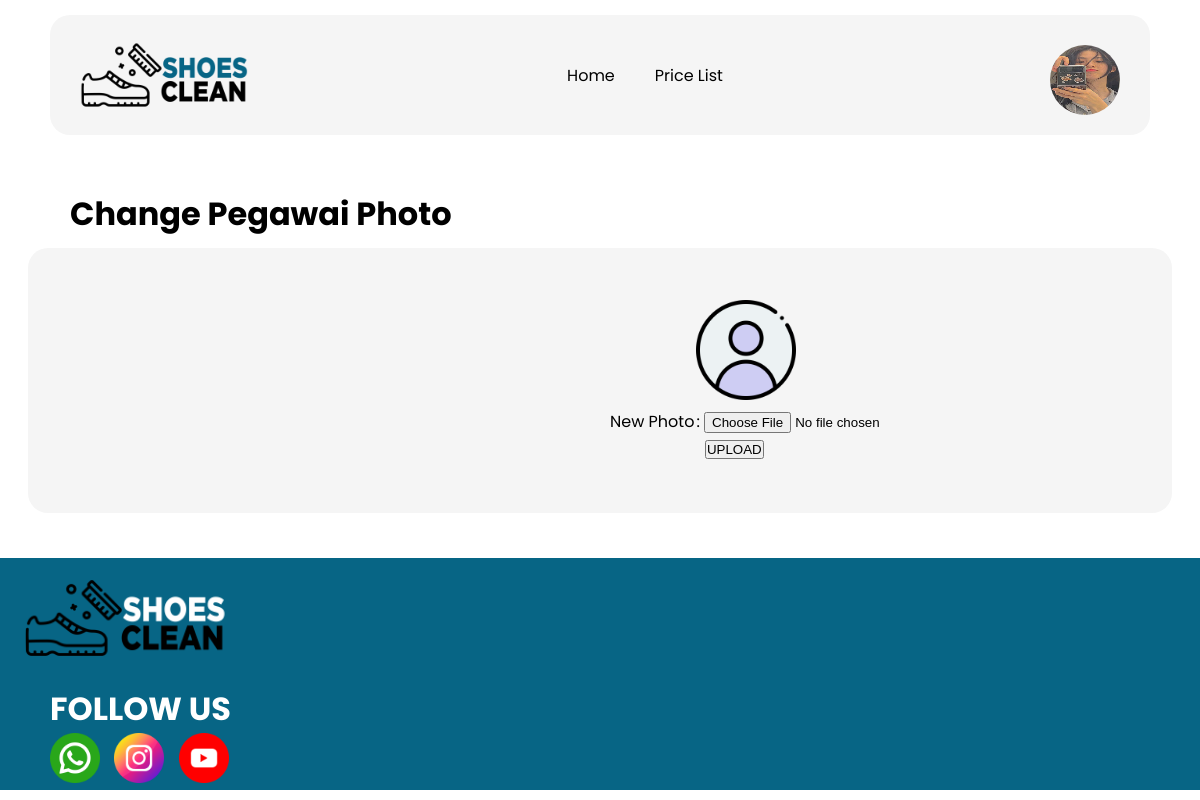
Screenshot of /photo_pegawai.php?id=12 (signed in) with the database file from the repository.
### tables this page shows
CREATE TABLE `user` (
  `userid` int(50) NOT NULL,
  `username` varchar(100) NOT NULL,
  `password_user` varchar(255) NOT NULL,
  `usertype` varchar(50) NOT NULL,
  `fullname` varchar(100) NOT NULL,
  `userphoto` varchar(225) NOT NULL DEFAULT 'default.png'
);

CREATE TABLE `pegawai` (
  `id_pegawai` int(50) NOT NULL,
  `nama_pegawai` varchar(100) NOT NULL,
  `gender_pegawai` varchar(100) NOT NULL,
  `alamat_pegawai` varchar(200) NOT NULL,
  `phone_pegawai` varchar(150) NOT NULL,
  `photo_pegawai` varchar(225) NOT NULL DEFAULT 'default.png'
);

### photo_pegawai.php (the view, shortened to what this page needs)
<!DOCTYPE html>
<html lang="en">
<head>
    <link rel="stylesheet" href="css/style.css">
</head>
<body>
    <div class="container">
        <div class="header">
            <div class="navbar">
                    <img class="logo" src="assets/logo.png">
                    <ul>
                        <li class="list"><a href="index.php">Home</a></li>
                        <li class="list"><a href="pricelist.php">Price List</a></li>
                    </ul>
                    <?php
                    include "connection.php";
                    $query = "SELECT * FROM user WHERE userid= '$_SESSION[userid]'";
                    $user = mysqli_query($db_connection, $query);
                    $data = mysqli_fetch_assoc($user);
                    ?>
                    <a href="change_photo.php">
                        <img class="profile" src="upload/user/<?= $data['userphoto']; ?>">
                    </a>
            </div>
        </div>
        <div class="content">
            <br>
            <h1 class="title">Change Pegawai Photo</h1>
            <div class="container-card">
            <br>
            <?php
            include "connection.php";
            $query="SELECT * FROM pegawai WHERE id_pegawai ='$_GET[id]'";
            $pet=mysqli_query($db_connection,$query);
            $data=mysqli_fetch_assoc($pet);
            ?>
            <form method="post" action="upload_pegawai.php" enctype="multipart/form-data">
                <table>
                    <tr>
                        <td></td>
                        <td><img src="upload/pegawai/<?=$data['photo_pegawai']?>" width="100" height="100"></td>
                    </tr>
                    <tr>
                        <td>New Photo</td>
                        <td>: <input type="file" name="new_photo" required /></td>
                    </tr>
                    <tr>
                        <td>&nbsp;</td>
                        <td>&nbsp;
                        <input type="submit" name="upload" value="UPLOAD" />
                        </td>
                    </tr>
                </table>
            </form>
            </div>
        <br>
        </div>
    </div>
    <footer>
            <img class="logo-footer" src="assets/logo2.png">
        <div class="follow">
            <h1>FOLLOW US</h1>
            <div class="sosmed">
                <img src="assets/whatsapp (1).png" class="img-footer">
                <img src="assets/instagram.png" class="img-footer">
                <img src="assets/youtube (1).png" class="img-footer">
            </div>
        </div>
    </footer>
</body>
</html>

### css/style.css (style rules this page uses)
* { margin: 0; padding: 0; }
html { font-family: 'Poppins', sans-serif; }
.container { width: 100%; height: 100%; }
.header { position: sticky; width: 100%; padding-top: 15px; justify-content: center; }
.navbar { padding: 10px; display: flex; justify-content: space-evenly; top: 50px; width: 90%; height: 100px; margin: auto; border-radius: 20px; background-color: #f5f5f5; }
.navbar ul { display: flex; width: 100%; height: 100%; object-fit: cover; justify-content: center; align-items: center; border-radius: 10px; }
.navbar .list { font-family: 'Poppins'; text-decoration: none; list-style-type: none; transition-delay: .1s; border-radius: 10px; transition: .5s ease-in-out; }
.navbar a { padding: 15px; margin: 5px; text-decoration: none; color: black; transition: .5s ease-in-out; border-radius: 10px; }
.navbar .profile { margin: auto; border-radius: 50%; width: 70px; height: 70px; align-items: center; }
.content { height: 100%; padding: 20px; }
.container-card { margin: auto; width: 90%; background-color: #f5f5f5; border-radius: 20px; display: grid; grid-template-columns: repeat(auto-fill, minmax(500px, auto)); grid-gap: 1rem; padding: 50px; justify-content: center; }
.title { margin: 10px 50px; }
footer { width: 100%; height: 100%; background-color: #076585; }
.logo-footer { width: 20%; }
.follow { margin-left: 50px; color: #fff; }
.img-footer { width: 50px; margin-right: 10px; }

### rows the page displays
user: userphoto (picture)
pegawai: photo_pegawai (placeholder picture)
